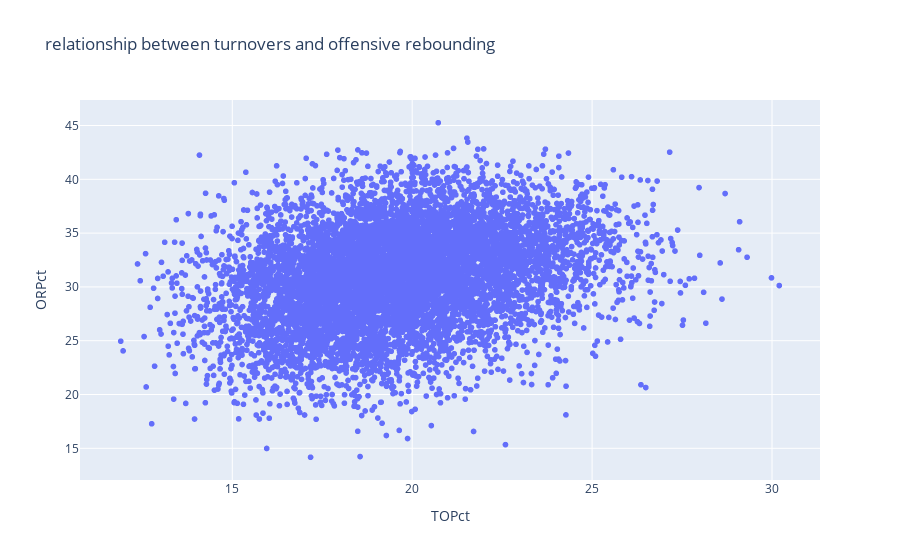

Here is the notebook cell this chart was saved with:
### Markdown cell above
Scatterplots for TOpct vs ORPct for offense and defense

### Code cell
fig = px.scatter(
offense,
x='TOPct',
y='ORPct',
hover_name='Team/Year',
title='relationship between turnovers and offensive rebounding'
)
fig.show()

### Figure 1 — Plotly figure (JSON) as saved in the notebook; plotly's stock layout.template omitted (floating-point values rounded to 4 significant figures; data arrays with more than 128 entries replaced by an {"elided": "..."} marker saying what was removed)
{"data": [{"hovertemplate": "<b>%{hovertext}</b><br><br>TOPct=%{x}<br>ORPct=%{y}<extra></extra>", "hovertext": {"elided": "8304 str values"}, "legendgroup": "", "marker": {"color": "#636efa", "symbol": "circle"}, "mode": "markers", "name": "", "showlegend": false, "type": "scattergl", "x": {"elided": "8304 float values"}, "xaxis": "x", "y": {"elided": "8304 float values"}, "yaxis": "y"}], "layout": {"legend": {"tracegroupgap": 0}, "title": {"text": "relationship between turnovers and offensive rebounding"}, "xaxis": {"anchor": "y", "domain": [0, 1], "title": {"text": "TOPct"}}, "yaxis": {"anchor": "x", "domain": [0, 1], "title": {"text": "ORPct"}}}}
